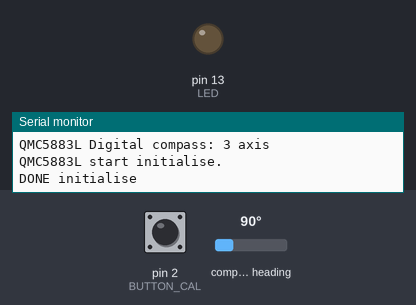
This sketch was run on a simulated Arduino Uno, built with avr-gcc and run on an emulated ATmega328P. Parts: output pins drawn as LEDs (lit = HIGH), the last lines printed to the serial monitor. Wiring (inferred from the names in the program): QMC5883L compass at I2C address 0x0D. The inputs (shaded band) are chosen by the test bench; at power-on: pin 2 (BUTTON_CAL) HIGH, compass heading 90°.

Above: at 0.2 s.
At 0.6 s:
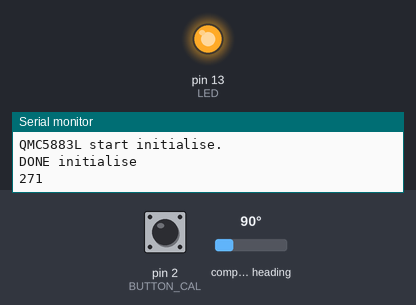
1.3 s: pin 2 (BUTTON_CAL) pulled LOW for 0.15 s
Timing chart, 0 to 4.3 s (numbered marks = the images above; inputs shaded):
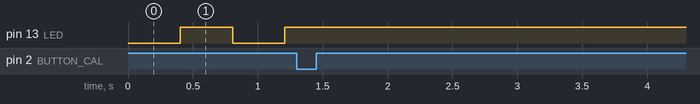

The sketch:

compass_angle.ino
```cpp
// (licence header left out)
#include "Wire.h" // For 5883L I2C interface
#include <EEPROM.h>

#define BUTTON_CAL 2
#define LED  13
#define EEADDR 66 // Start location to write EEPROM data.
#define CALTIME 10000  // In ms.

static byte stat,ovfl,skipped;
static int minx,maxx,miny,maxy,offx=0,offy=0;

/////////////////////////////////////////////////////////////
void I2C_write_AddrDev_AddrReg_Byte(byte i2cAddr, byte regaddr, byte d ) {
   Wire.beginTransmission(i2cAddr);
   Wire.write(regaddr);
   Wire.write(d);
   Wire.endTransmission();
}

/////////////////////////////////////////////////////////////
void calc_offsets(void)  {
   offx = (maxx+minx)/2;
   offy = (maxy+miny)/2;
}

/////////////////////////////////////////////////////////////
byte magnetometerReady(void) {
   // Data ready?
   Wire.beginTransmission(0x0d); // Read from status reg
   Wire.write(0x06);
   int num = Wire.requestFrom((byte)0x0d, (byte)1);
   stat = Wire.read(); // DOR Data out Ready (SKIPPED).
   Wire.endTransmission();

   ovfl    = stat & 0x02;
   skipped = stat & 0x04;

   return (stat && 0x01);  // 0x01 is the DRDY Data Ready flag
}

/////////////////////////////////////////////////////////////
// If data is not ready x,y,z are not changed.
byte getMagnetometerRaw(int16_t *x, int16_t *y,int16_t *z) {

   if ( !magnetometerReady() ) return 0;

   Wire.beginTransmission(0x0d);
   Wire.write(0x00);     // read from address zero = x,y,z registers.
   int err = Wire.endTransmission();

   if (!err) {
      Wire.requestFrom((byte)0x0d, (byte)6); //Blocking?
      while(Wire.available()<6); //Wait if above blocking then this not needed.
      *x  = (int16_t)(Wire.read() | Wire.read() << 8);
      *y  = (int16_t)(Wire.read() | Wire.read() << 8);
      *z  = (int16_t)(Wire.read() | Wire.read() << 8);
   }
   return 1;
}

/////////////////////////////////////////////////////////////
// Orient to board coordinates
void getMagnetometer(int16_t *x, int16_t *y, int16_t *z) {

   if ( !getMagnetometerRaw(x, y, z) ) return;
   int tmp = *y;
   *y = -*x;     // x is down.
   *x = tmp;     // y is to the right.
}

/////////////////////////////////////////////////////////////
// Blocking: Waits in this function for reading to be ready.
void readMagnetometer(int16_t *x, int16_t *y,int16_t *z) {
   while( !magnetometerReady() );
   getMagnetometer(x, y, z);  // Note: Addresses of pointers passed.
}

/////////////////////////////////////////////////////////////
void setup() {

   pinMode(LED,OUTPUT);
   pinMode(BUTTON_CAL,INPUT_PULLUP);

   Wire.begin(); // Start I2C
   Wire.setClock(100000); // Test at high speed

   Serial.begin(115200);
   Serial.println("QMC5883L Digital compass: 3 axis");
   Serial.println("QMC5883L start initialise.");

   // Datasheet suggests this for chip startup.
   I2C_write_AddrDev_AddrReg_Byte(0x0d,0x0b,1);
   I2C_write_AddrDev_AddrReg_Byte(0x0d,0x09,B00000001);

   Serial.println(F("DONE initialise"));

   // Read EEPROM  offset data
   int EEAddr = EEADDR;
   EEPROM.get(EEAddr,minx); EEAddr +=sizeof(minx);
   EEPROM.get(EEAddr,maxx); EEAddr +=sizeof(maxx);
   EEPROM.get(EEAddr,miny); EEAddr +=sizeof(miny);
   EEPROM.get(EEAddr,maxy); EEAddr +=sizeof(maxy);
   calc_offsets();
}


/////////////////////////////////////////////////////////////
void calibrate() {
   unsigned long calTimeWas = millis();
   byte cal = 1, startCal = 1;
   int x,y,z;
   float deg=0,deg2=0;

   readMagnetometer(&x, &y, &z);

   maxx = minx = x; // Set initial values to current magnetometer readings.
   maxy = miny = y;

   while(cal) {

      if ( magnetometerReady() ) getMagnetometer(&x, &y, &z);
      if (x>maxx) maxx = x;
      if (x<minx) minx = x;
      if (y>maxy) maxy = y;
      if (y<miny) miny = y;

      Serial.print("CALIBRATE ");

      int secmillis  = millis()-calTimeWas;
      int secs = (int)((CALTIME-secmillis+1000)/1000);
      Serial.print("--> ");
      Serial.println((CALTIME-secmillis)/1000);

      if (secs==0) { // Cal has ended
         calc_offsets();
         cal = 0;

         int EEAddr = EEADDR;
         EEPROM.put(EEAddr,minx); EEAddr +=sizeof(minx);
         EEPROM.put(EEAddr,maxx); EEAddr +=sizeof(maxx);
         EEPROM.put(EEAddr,miny); EEAddr +=sizeof(miny);
         EEPROM.put(EEAddr,maxy); EEAddr +=sizeof(maxy);
         Serial.println("EEPROM Written");   // make sure this does not repeat on terminal!
      }

      delay(10);
   } // while cal
}

/////////////////////////////////////////////////////////////
void loop() {
   static unsigned long BLTimeWas=millis();
   static int x,y,z; // Raw compass output values.
   static int bearing;

   if (digitalRead(BUTTON_CAL)==0) calibrate();

   getMagnetometer(&x, &y, &z);

   int atan2val = 180/M_PI * atan2((float)(x-offx),(float)(y-offy));
   bearing = (-atan2val + 360 ) % 360;

   if (millis()-BLTimeWas>400) { // LED toggle
      BLTimeWas = millis();
      static byte togLED=0;
      togLED = !togLED;
      if(togLED) digitalWrite(LED,HIGH); else digitalWrite(LED,LOW);

      Serial.println(bearing);
   }

}
// End of HMC5883 Serial output compass.
```

Measured:
- after the input at 1.3 s, pin 13 (LED): stops changing and stays HIGH
